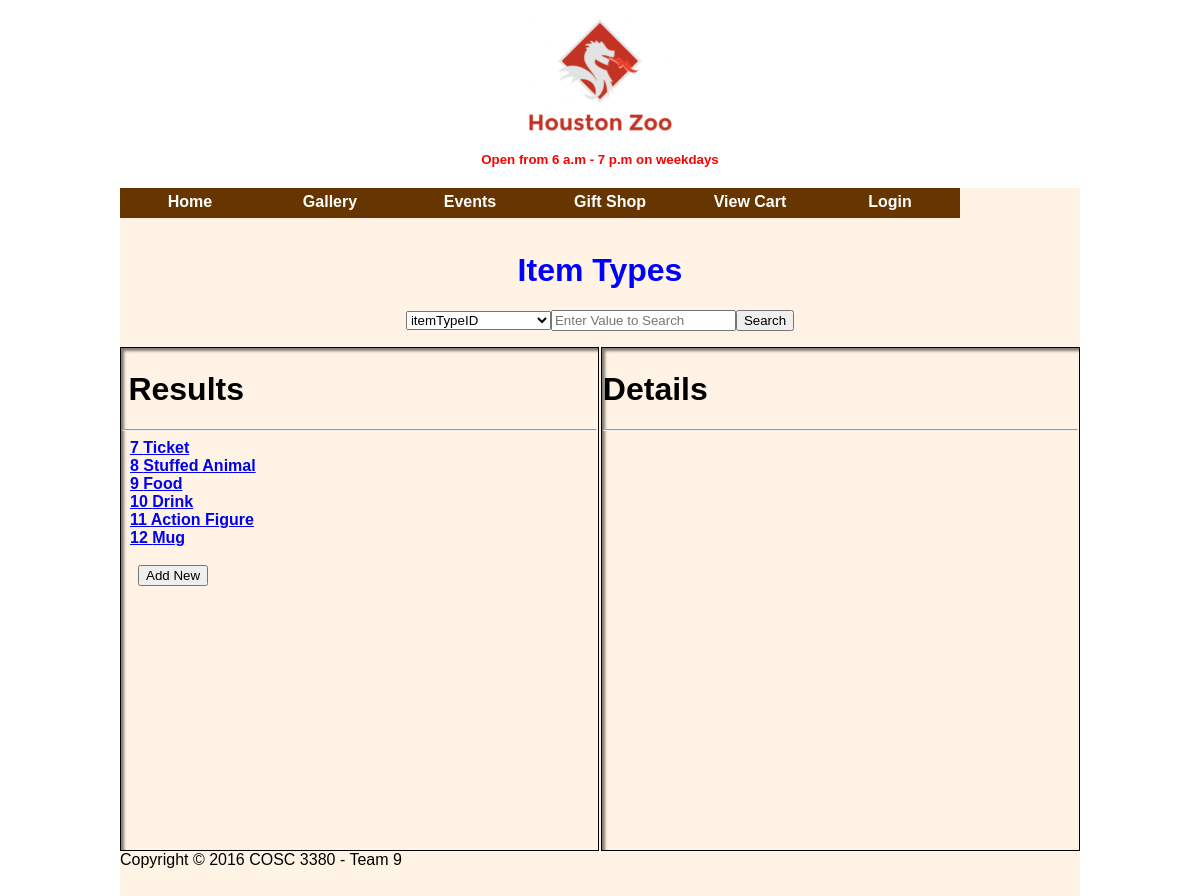
/itemTypeSearch.php, run on the app's committed database.
### tables this page shows
CREATE TABLE IF NOT EXISTS `Menu` (
  `menuPage` int(11) NOT NULL AUTO_INCREMENT,
  `menutext` varchar(30) NOT NULL,
  `menuLink` varchar(30) NOT NULL,
  `menuParent` int(11) NOT NULL,
  `menuSort` int(11) NOT NULL,
  `menuSecurity` int(11) NOT NULL,
  PRIMARY KEY (`menuPage`)
);

CREATE TABLE IF NOT EXISTS `itemType` (
  `itemTypeID` int(11) NOT NULL AUTO_INCREMENT,
  `itemTypeName` varchar(20) NOT NULL,
  `itemTypeCreatedOn` datetime NOT NULL,
  `itemTypeCreatedBy` int(11) NOT NULL,
  `itemTypeUpdatedOn` timestamp NOT NULL DEFAULT '0000-00-00 00:00:00' ON UPDATE CURRENT_TIMESTAMP,
  `itemTypeUpdatedBy` int(11) NOT NULL,
  PRIMARY KEY (`itemTypeID`),
  UNIQUE KEY `itemTypeName` (`itemTypeName`),
  KEY `itemTypeCreatedBy` (`itemTypeCreatedBy`),
  KEY `itemTypeUpdatedBy` (`itemTypeUpdatedBy`)
);

### itemTypeSearch.php (the view, shortened to what this page needs)
<?php
require_once (__DIR__.'/scripts/config.php');
?>
<html>
	<head>
		<link rel="stylesheet" type="text/css" href="site.css">
	</head>
	<body>
		<div id = "title"><h1>Item Types</h1></div>
			<div id = "search">
				<?php $user->fillDropDown('itemType'); ?>
			</div>
		<div id="records">
			<h1>&thinsp;Results</h1>
			<hr/>
			<?php
			try
			{
			$sql="Select * from itemType;";
			$querystmt=$DB_con->prepare($sql);
			$querystmt->execute();
			while($row=$querystmt->fetchObject()) {
				if ($action != 'search')
				{
					echo "&ensp;<b><a href='itemTypeSearch.php?viewdetails={$row->itemTypeID}'>{$row->itemTypeID} {$row->itemTypeName}</a></b></li>";
					echo "<br/>";
				}
			}
			}
			catch(PDOException $ex)
			{
				$user->redirect('error.php',$ex->getMessage());
			}
			?>
			<form>
				&emsp;<button type='submit' type='submit' name='submit' value='new'>Add New</button>
			</form>
		</div>
	<div id="details">
			<h1>Details</h1>
			<hr/>
	</div>
	<?php
	include("master.php");
	?>
	</body>
</html>

### scripts/class.zoouser.php (shortened to what this page needs)
<?php
class USERZOO
{
    private $db;
    function __construct($DB_con)
    {
        $this->db=$DB_con;
    }
    public function fillDropDown($table)
    {
        $sql="Select column_name from information_schema.columns where table_name='$table';";
        $querystmt=$this->db->prepare($sql);
        $querystmt->execute();
        echo "<form>";
		echo "<select name = 'soption'>";
        while($row=$querystmt->fetchObject()) {
            echo "<option value = '$row->column_name'>$row->column_name</option>";
        }
    	echo "</select>";
    	echo "<input type='search' name='searchVal' placeholder='Enter Value to Search'>";
		echo "<button type='submit' type='submit' name='submit' value='search'>Search</button>";
    	echo "</form>";
    }
    public function showMenu($level)
    {
        if($level==0)
        {
            $user_id=0;
        }
        elseif($level==1)
        {
            $user_id = $_SESSION['user_session'];
        }
        $result=$this->db->prepare("SELECT UserTypeID FROM customer WHERE customerID=:uid UNION select UserTypeID  from Staff where staffID=:uid LIMIT 1");
        $result->execute(array(':uid'=>$user_id));
        $userRow=$result->fetchObject();;
        $userLevel=$userRow->UserTypeID;
        if($level==0)
        {
            $sql="Select * from Menu Where menuSecurity=$userLevel order by menuParent,menuSort ASC";
        }
        elseif($level==1 && $userLevel==1)
        {
            $sql="Select * from Menu Where menuSecurity<=$userLevel and menuText not in('Login') order by menuParent,menuSort ASC";
        }
        else
        {
            $sql="Select * from Menu Where menuSecurity<=$userLevel and menuText not in ('Login','View Cart','Gift Shop','Events','Gallery') order by menuParent,menuSort ASC";
        }
        $querystmt=$this->db->prepare($sql);
        $querystmt->execute();
        while($row=$querystmt->fetchObject())
        {
            if($row->menuParent==0)
            {
                $menu[$row->menuPage]['text']=$row->menutext;
                $menu[$row->menuPage]['link']=$row->menuLink;
            }
        }
        if(!empty($menu))
        {
            echo "<div id='navmenu'>";
            echo "<ul id='nav'>";
            foreach($menu as $page=>$link)
            {
                $name=$link['text'];
                $linkUrl=$link['link'];
                if($linkUrl!="")
                {
                    echo "<li><a href='$linkUrl'>$name</a>";
                }
                else
                {
                    echo "<li><a>$name</a>";
                }
                echo "</li>";
            }
            echo "</ul>";
            echo "</div>";
            echo "<br/>";
        }
    }
}
?>

### css/default.css (style rules this page uses)
body { background: url(../images/wood-wallpaper.png); font-family: Helvetica, Arial; }
#title { color: blue; text-align: center; }
#search { text-align: center }
#records { padding: 1px; width:49.5%; height:500px; border:1px solid black; float:left; box-shadow:inset 3px 3px 3px rgba(0,0,0,.5); }
#details { padding: 1px; border:1px solid black; width:49.5%; height:500px; float:right; box-shadow:inset 3px 3px 3px rgba(0,0,0,.5); }
#navmenu { width:100%; }
#navmenu ul { margin: 0; padding: 0; height:25px; }
#navmenu li { margin: 0; padding: 0; list-style: none; float: left; position: relative; background:#663500; }
#navmenu ul li a { text-align:center; text-decoration:none; font-family:Arial, Helvetica, sans-serif; font-weight:bold; height:25px; width:140px; display:block; color:#FFFFFF; padding-top:5px; }

### data on the page
menu: menutext "Home"
menu: menutext "Gallery"
menu: menutext "Events"
menu: menutext "Gift Shop"
menu: menutext "View Cart"
menu: menutext "Login"
itemtype: itemTypeID "7", itemTypeName "Ticket"
itemtype: itemTypeID "8", itemTypeName "Stuffed Animal"
itemtype: itemTypeID "9", itemTypeName "Food"
itemtype: itemTypeID "10", itemTypeName "Drink"
itemtype: itemTypeID "11", itemTypeName "Action Figure"
itemtype: itemTypeID "12", itemTypeName "Mug"

### other printed values
form field soption "itemTypeID"
